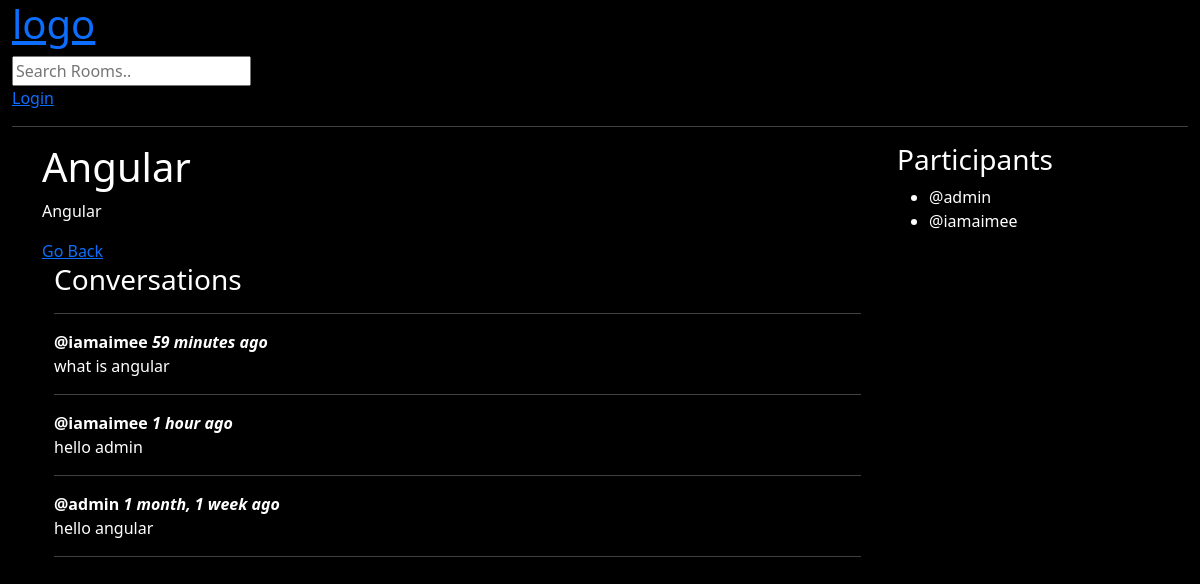
Page /room/6/ on the committed database.
### base/models.py (models this page shows, shortened)
class Room(models.Model):
    host= models.ForeignKey(User,on_delete=models.SET_NULL,null=True)
    topic = models.ForeignKey(Topic,on_delete=models.SET_NULL,null=True)
    name = models.CharField(max_length=200)
    description = models.TextField(null=True,blank=True)
    participants=models.ManyToManyField(User,related_name='participants',blank=True)
    updated= models.DateTimeField(auto_now=True)    # every save
    created =models.DateTimeField(auto_now_add=True)# first save
    class Meta:
        ordering =["-updated","-created"]

class Messages(models.Model):
    user = models.ForeignKey(User,on_delete=models.CASCADE)
    room = models.ForeignKey(Room,on_delete=models.CASCADE)
    body =models.TextField()
    updated = models.DateTimeField(auto_now=True)  # every save
    created = models.DateTimeField(auto_now_add=True)  # first save

### base/views.py (the view, shortened to what this page needs)
# urls.py: path('room/<str:pk>/', views.getRoom),
def room(request,pk):
    room =Room.objects.get(id=int(pk))
    room_messages = room.messages_set.all().order_by('-created') # give msgs related to this room model name messages
    participants = room.participants.all()
    print(participants)
    context={'room':room,'room_messages':room_messages,'participants':participants}
    return render(request, "./base/room.html", context)

### templates/base/room.html (shortened to what this page needs)
{% extends '../main.html' %}
{% block content%}
<div class="container">
    <div class="row">
        <div class="col-md-9">
   <h1>{{room.name}}</h1>
    <p>{{room.description}}</p>
     <a href="{{request.META.HTTP_REFERER}}">Go Back</a>
<div class="container comment-wrapper">
    <h3>Conversations</h3>
    <hr>
    {% for message in room_messages %}
    <div>
        <strong>@{{message.user}}   <i> {{message.created | timesince}} ago</i></strong>
            <p>{{message.body}}</p>
    </div>
    <hr>
    {% endfor %}
</div>
             </div>
        <div class="col-md-3">
            <h3>Participants</h3>
            <ul class="list">
                {% for p in participants%}
                <li>@{{p.username}}</li>
                {% endfor %}
            </ul>
        </div>
    </div>
</div>
{% endblock %}

### templates/main.html (shortened to what this page needs)
{% load static %}
<!doctype html>
<html lang="en">
  <head>
    <link href="https://cdn.jsdelivr.net/npm/bootstrap@5.2.0-beta1/dist/css/bootstrap.min.css" rel="stylesheet">
    <link href="{% static 'styles/main.css' %}" rel="stylesheet" type="text/css" media="screen">
  </head>
  <body>
{% include './navbar.html' %}
{% block content %}
{% endblock %}
  </body>
</html>

### templates/navbar.html
<div class="container-fluid">
    <a href="/"><h1>logo</h1> </a>
    <form method="get" action="{% url 'home' %}">
        <input type="text" name="q" placeholder="Search Rooms..">
    </form>
{% if request.user.is_authenticated %}
    <p>Hello <strong>{{request.user}}</strong></p>
     <a href="{% url 'logout' %}">Logout</a>
{% else %}
    <a href="{% url 'login' %}">Login</a>
  {% endif%}
     <hr>
</div>

### static/styles/main.css (style rules this page uses)
body { background-color:black; color: white; }

### rows in the picture
Room: name "Angular", description "Angular"
Messages: user "iamaimee", created "59 minutes", body "what is angular"
Messages: user "iamaimee", created "1 hour", body "hello admin"
Messages: user "admin", created "1 month, 1 week", body "hello angular"

### other values in the picture
{{ p.username }} "admin"
{{ p.username }} "iamaimee"
